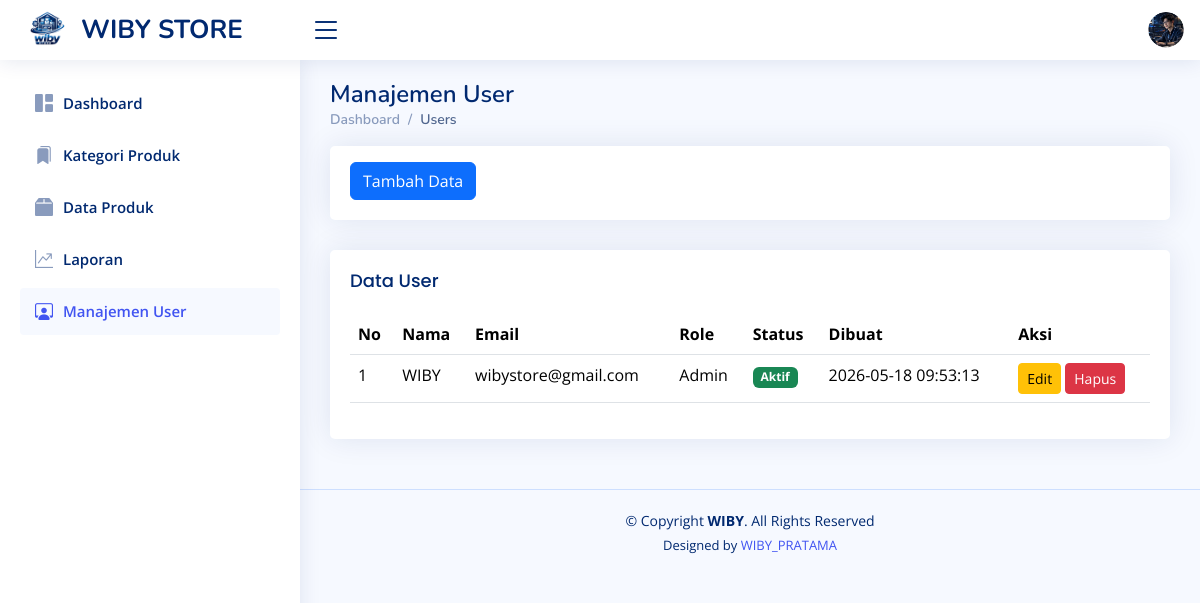
Page /user.php (signed in) on the committed database.
### tables this page shows
CREATE TABLE `users` (
  `id` int(11) NOT NULL,
  `name` varchar(100) DEFAULT NULL,
  `email` varchar(100) DEFAULT NULL,
  `password` varchar(255) DEFAULT NULL,
  `role` enum('admin','staff') DEFAULT 'staff',
  `is_active` tinyint(1) DEFAULT 1,
  `created_at` timestamp NOT NULL DEFAULT current_timestamp()
);

### user.php (the view, shortened to what this page needs)
<!DOCTYPE html>
<html lang="en">
<head>
  <link href="assets/vendor/bootstrap/css/bootstrap.min.css" rel="stylesheet">
  <link href="assets/vendor/bootstrap-icons/bootstrap-icons.css" rel="stylesheet">
  <link href="assets/vendor/boxicons/css/boxicons.min.css" rel="stylesheet">
  <link href="assets/vendor/quill/quill.snow.css" rel="stylesheet">
  <link href="assets/vendor/quill/quill.bubble.css" rel="stylesheet">
  <link href="assets/vendor/remixicon/remixicon.css" rel="stylesheet">
  <link href="assets/vendor/simple-datatables/style.css" rel="stylesheet">
  <link href="assets/css/style.css" rel="stylesheet">
</head>
<body>
  <header id="header" class="header fixed-top d-flex align-items-center">
    <div class="d-flex align-items-center justify-content-between">
      <a href="index.php" class="logo d-flex align-items-center">
        <img src="assets/img/logo_wiby.png.png" alt="" width="45">
        <span class="d-none d-lg-block">WIBY STORE</span>
      </a>
      <i class="bi bi-list toggle-sidebar-btn"></i>
    </div>
    <nav class="header-nav ms-auto">
      <ul class="d-flex align-items-center">
        <li class="nav-item dropdown pe-3">
          <a class="nav-link nav-profile d-flex align-items-center pe-0" href="#" data-bs-toggle="dropdown">
            <img src="assets/img/foto_profile.png.png" alt="Profile" class="rounded-circle">
          </a>
        </li>
      </ul>
    </nav>
  </header>
   <aside id="sidebar" class="sidebar">
    <ul class="sidebar-nav" id="sidebar-nav">
      <li class="nav-item">
        <a class="nav-link collapsed" href="index.php">
          <i class="bi bi-grid-1x2-fill"></i>
          <span>Dashboard</span>
        </a>
      </li>
      <li class="nav-item">
        <a class="nav-link collapsed" href="kategori_produk.php">
          <i class="bi bi-bookmarks-fill"></i>
          <span>Kategori Produk</span>
        </a>
      </li>
      <li class="nav-item">
        <a class="nav-link collapsed" href="produk.php">
          <i class="bi bi-box2-fill"></i>
          <span>Data Produk</span>
        </a>
      </li>
      <li class="nav-item">
        <a class="nav-link collapsed" href="laporan.php">
          <i class="bi bi-graph-up-arrow"></i>
          <span>Laporan</span>
        </a>
      </li>
      <li class="nav-item">
        <a class="nav-link " href="users.php">
          <i class="bi bi-person-workspace"></i>
          <span>Manajemen User</span>
        </a>
      </li>
    </ul>
  </aside>
  <main id="main" class="main">
    <div class="pagetitle">
      <h1>Manajemen User</h1>
      <nav>
        <ol class="breadcrumb">
          <li class="breadcrumb-item"><a href="index.html">Dashboard</a></li>
          <li class="breadcrumb-item active">Users</li>
        </ol>
      </nav>
    </div>
    <div class="row">
      <div class="col-lg-12">
        <div class="card">
          <div class="card-body mt-3">
            <a href="t_user.php" class="btn btn-primary">Tambah Data</a>
          </div>
        </div>
      </div>
    </div>
    <section class="section">
      <div class="row">
        <div class="col-lg-12">
          <div class="card">
            <div class="card-body">
              <h5 class="card-title">Data User</h5>
              <table class="table datatable">
                <thead>
                  <tr>
                    <th scope="col">No</th>
                    <th scope="col">Nama</th>
                    <th scope="col">Email</th>
                    <th scope="col">Role</th>
                    <th scope="col">Status</th>
                    <th scope="col">Dibuat</th>
                    <th scope="col">Aksi</th>
                  </tr>
                </thead>
                <tbody>
                <?php
                include 'koneksi.php';
                $no = 1;
                $sql = mysqli_query($conn, "SELECT * FROM users");
                while ($data = mysqli_fetch_array($sql)) {
                ?>
                <tr>
                  <td><?php echo $no++; ?></td>
                  <td><?php echo $data['name']; ?></td>
                  <td><?php echo $data['email']; ?></td>
                  <td><?php echo ucfirst($data['role']); ?></td>
                  <td>
                    <?php
                    if ($data['is_active'] == 1) {
                      echo '<span class="badge bg-success">Aktif</span>';
                    } else {
                      echo '<span class="badge bg-danger">Nonaktif</span>';
                    }
                    ?>
                  </td>
                  <td><?php echo date('Y-m-d H:i:s', strtotime($data['created_at'])); ?></td>
                  <td>
                    <a href="e_user.php?id=<?php echo $data['id']; ?>" class="btn btn-warning btn-sm">Edit</a>
                    <a href="h_user.php?id=<?php echo $data['id']; ?>" class="btn btn-danger btn-sm" onclick="return confirm('Apakah Anda yakin ingin menghapus user ini?')">Hapus</a>
                  </td>
                </tr>
                <?php } ?>
                </tbody>
              </table>
            </div>
          </div>
        </div>
      </div>
    </section>
  </main>
  <footer id="footer" class="footer">
    <div class="copyright">
      &copy; Copyright <strong><span>WIBY</span></strong>. All Rights Reserved
    </div>
    <div class="credits">
      Designed by <a href="https://www.instagram.com/wibpttraaa_/">WIBY_PRATAMA</a>
    </div>
  </footer>
</body>
</html>

### assets/css/style.css (style rules this page uses)
:root { scroll-behavior: smooth; }
body { font-family: "Open Sans", sans-serif; background: #f6f9ff; color: #444444; }
a { color: #4154f1; text-decoration: none; }
h1, h2, h3, h4, h5, h6 { font-family: "Nunito", sans-serif; }
#main { margin-top: 60px; padding: 20px 30px; transition: all 0.3s; }
.pagetitle { margin-bottom: 10px; }
.pagetitle h1 { font-size: 24px; margin-bottom: 0; font-weight: 600; color: #012970; }
.card { margin-bottom: 30px; border: none; border-radius: 5px; box-shadow: 0px 0 30px rgba(1, 41, 112, 0.1); }
.card-title { padding: 20px 0 15px 0; font-size: 18px; font-weight: 500; color: #012970; font-family: "Poppins", sans-serif; }
.card-body { padding: 0 20px 20px 20px; }
.breadcrumb { font-size: 14px; font-family: "Nunito", sans-serif; color: #899bbd; font-weight: 600; }
.breadcrumb a { color: #899bbd; transition: 0.3s; }
.breadcrumb .breadcrumb-item::before { color: #899bbd; }
.breadcrumb .active { color: #51678f; font-weight: 600; }
.logo { line-height: 1; }
@media (min-width: 1200px) { .logo { width: 280px; } }
.logo img { max-height: 26px; margin-right: 6px; }
.logo span { font-size: 26px; font-weight: 700; color: #012970; font-family: "Nunito", sans-serif; }
.header { transition: all 0.5s; z-index: 997; height: 60px; box-shadow: 0px 2px 20px rgba(1, 41, 112, 0.1); background-color: #fff; padding-left: 20px; }
.header .toggle-sidebar-btn { font-size: 32px; padding-left: 10px; cursor: pointer; color: #012970; }
.header-nav ul { list-style: none; }
.header-nav>ul { margin: 0; padding: 0; }
.header-nav .nav-profile { color: #012970; }
.header-nav .nav-profile img { max-height: 36px; }
.sidebar { position: fixed; top: 60px; left: 0; bottom: 0; width: 300px; z-index: 996; transition: all 0.3s; padding: 20px; overflow-y: auto; scrollbar-width: thin; scrollbar-color: #aab7cf transparent; box-shadow: 0px 0px 20px rgba(1, 41, 112, 0.1); background-color: #fff; }
@media (min-width: 1200px) { #main, #footer { margin-left: 300px; } }
.sidebar-nav { padding: 0; margin: 0; list-style: none; }
.sidebar-nav li { padding: 0; margin: 0; list-style: none; }
.sidebar-nav .nav-item { margin-bottom: 5px; }
.sidebar-nav .nav-link { display: flex; align-items: center; font-size: 15px; font-weight: 600; color: #4154f1; transition: 0.3; background: #f6f9ff; padding: 10px 15px; border-radius: 4px; }
.sidebar-nav .nav-link i { font-size: 16px; margin-right: 10px; color: #4154f1; }
.sidebar-nav .nav-link.collapsed { color: #012970; background: #fff; }
.sidebar-nav .nav-link.collapsed i { color: #899bbd; }
.footer { padding: 20px 0; font-size: 14px; transition: all 0.3s; border-top: 1px solid #cddfff; }
.footer .copyright { text-align: center; color: #012970; }
.footer .credits { padding-top: 5px; text-align: center; font-size: 13px; color: #012970; }

### user.php (style rules this page uses)
.logo img { max-height: 55px !important; width: auto; object-fit: contain; }
.sidebar-nav .nav-link i { color: #4154f1; font-size: 18px; transition: 0.3s; }

### rows in the picture
users: name "WIBY", email "wibystore@gmail.com", role "Admin", is_active "Aktif", created_at "2026-05-18 09:53:13"
